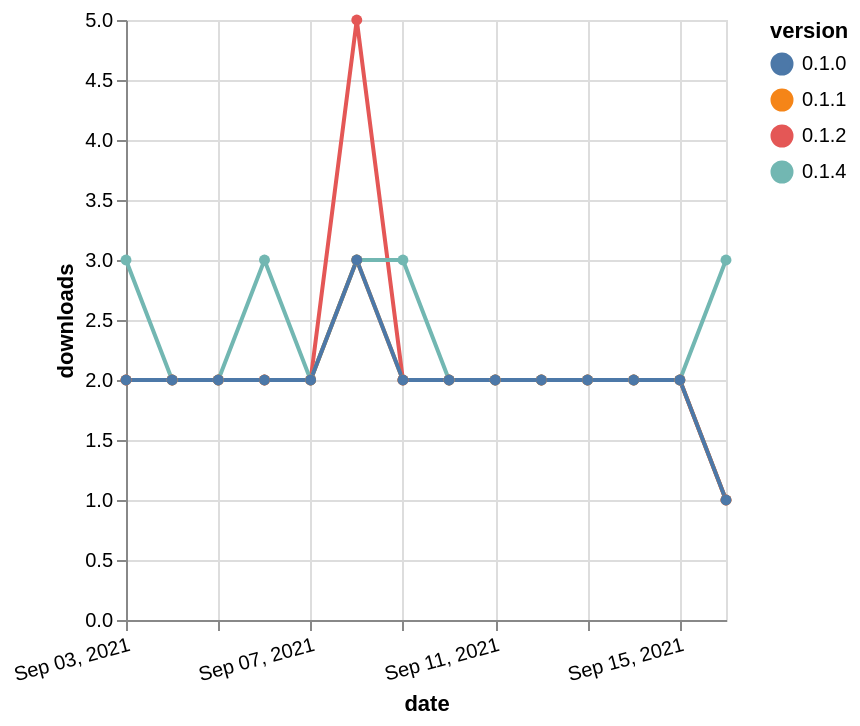

The specification (Vega-Lite) saved for this image:
### Vega-Lite specification from a JSON file in a GitHub repository (floating-point values rounded to 4 significant figures)
{"$schema": "https://vega.github.io/schema/vega-lite/v5.json", "description": "A simple bar chart with embedded data.", "data": {"values": [{"date": "2021-09-03", "total": 1360, "delta": 2, "version": "0.1.2"}, {"date": "2021-09-04", "total": 1362, "delta": 2, "version": "0.1.2"}, {"date": "2021-09-05", "total": 1364, "delta": 2, "version": "0.1.2"}, {"date": "2021-09-06", "total": 1366, "delta": 2, "version": "0.1.2"}, {"date": "2021-09-07", "total": 1368, "delta": 2, "version": "0.1.2"}, {"date": "2021-09-08", "total": 1373, "delta": 5, "version": "0.1.2"}, {"date": "2021-09-09", "total": 1375, "delta": 2, "version": "0.1.2"}, {"date": "2021-09-10", "total": 1377, "delta": 2, "version": "0.1.2"}, {"date": "2021-09-11", "total": 1379, "delta": 2, "version": "0.1.2"}, {"date": "2021-09-12", "total": 1381, "delta": 2, "version": "0.1.2"}, {"date": "2021-09-13", "total": 1383, "delta": 2, "version": "0.1.2"}, {"date": "2021-09-14", "total": 1385, "delta": 2, "version": "0.1.2"}, {"date": "2021-09-15", "total": 1387, "delta": 2, "version": "0.1.2"}, {"date": "2021-09-16", "total": 1388, "delta": 1, "version": "0.1.2"}, {"date": "2021-09-03", "total": 122, "delta": 3, "version": "0.1.4"}, {"date": "2021-09-04", "total": 124, "delta": 2, "version": "0.1.4"}, {"date": "2021-09-05", "total": 126, "delta": 2, "version": "0.1.4"}, {"date": "2021-09-06", "total": 129, "delta": 3, "version": "0.1.4"}, {"date": "2021-09-07", "total": 131, "delta": 2, "version": "0.1.4"}, {"date": "2021-09-08", "total": 134, "delta": 3, "version": "0.1.4"}, {"date": "2021-09-09", "total": 137, "delta": 3, "version": "0.1.4"}, {"date": "2021-09-10", "total": 139, "delta": 2, "version": "0.1.4"}, {"date": "2021-09-11", "total": 141, "delta": 2, "version": "0.1.4"}, {"date": "2021-09-12", "total": 143, "delta": 2, "version": "0.1.4"}, {"date": "2021-09-13", "total": 145, "delta": 2, "version": "0.1.4"}, {"date": "2021-09-14", "total": 147, "delta": 2, "version": "0.1.4"}, {"date": "2021-09-15", "total": 149, "delta": 2, "version": "0.1.4"}, {"date": "2021-09-16", "total": 152, "delta": 3, "version": "0.1.4"}, {"date": "2021-09-03", "total": 1363, "delta": 2, "version": "0.1.1"}, {"date": "2021-09-04", "total": 1365, "delta": 2, "version": "0.1.1"}, {"date": "2021-09-05", "total": 1367, "delta": 2, "version": "0.1.1"}, {"date": "2021-09-06", "total": 1369, "delta": 2, "version": "0.1.1"}, {"date": "2021-09-07", "total": 1371, "delta": 2, "version": "0.1.1"}, {"date": "2021-09-08", "total": 1374, "delta": 3, "version": "0.1.1"}, {"date": "2021-09-09", "total": 1376, "delta": 2, "version": "0.1.1"}, {"date": "2021-09-10", "total": 1378, "delta": 2, "version": "0.1.1"}, {"date": "2021-09-11", "total": 1380, "delta": 2, "version": "0.1.1"}, {"date": "2021-09-12", "total": 1382, "delta": 2, "version": "0.1.1"}, {"date": "2021-09-13", "total": 1384, "delta": 2, "version": "0.1.1"}, {"date": "2021-09-14", "total": 1386, "delta": 2, "version": "0.1.1"}, {"date": "2021-09-15", "total": 1388, "delta": 2, "version": "0.1.1"}, {"date": "2021-09-16", "total": 1389, "delta": 1, "version": "0.1.1"}, {"date": "2021-09-03", "total": 1364, "delta": 2, "version": "0.1.0"}, {"date": "2021-09-04", "total": 1366, "delta": 2, "version": "0.1.0"}, {"date": "2021-09-05", "total": 1368, "delta": 2, "version": "0.1.0"}, {"date": "2021-09-06", "total": 1370, "delta": 2, "version": "0.1.0"}, {"date": "2021-09-07", "total": 1372, "delta": 2, "version": "0.1.0"}, {"date": "2021-09-08", "total": 1375, "delta": 3, "version": "0.1.0"}, {"date": "2021-09-09", "total": 1377, "delta": 2, "version": "0.1.0"}, {"date": "2021-09-10", "total": 1379, "delta": 2, "version": "0.1.0"}, {"date": "2021-09-11", "total": 1381, "delta": 2, "version": "0.1.0"}, {"date": "2021-09-12", "total": 1383, "delta": 2, "version": "0.1.0"}, {"date": "2021-09-13", "total": 1385, "delta": 2, "version": "0.1.0"}, {"date": "2021-09-14", "total": 1387, "delta": 2, "version": "0.1.0"}, {"date": "2021-09-15", "total": 1389, "delta": 2, "version": "0.1.0"}, {"date": "2021-09-16", "total": 1390, "delta": 1, "version": "0.1.0"}]}, "width": "container", "mark": {"type": "line", "point": {"filled": true}}, "encoding": {"x": {"field": "date", "type": "temporal", "timeUnit": "yearmonthdate", "title": "date", "axis": {"labelAngle": -15}}, "y": {"field": "delta", "type": "quantitative", "title": "downloads"}, "color": {"field": "version", "type": "nominal"}, "tooltip": {"field": "delta"}}}
